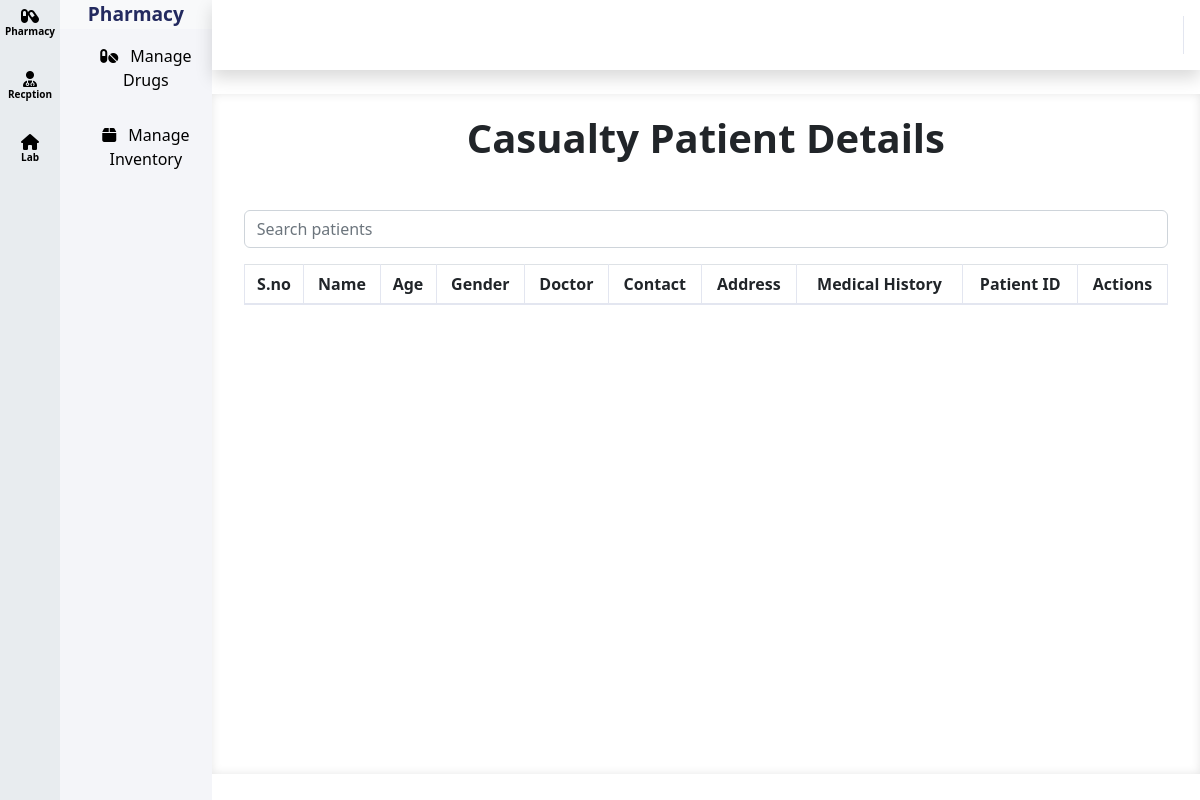
Page /modules/patients/views/causality.php on the earlier database version.
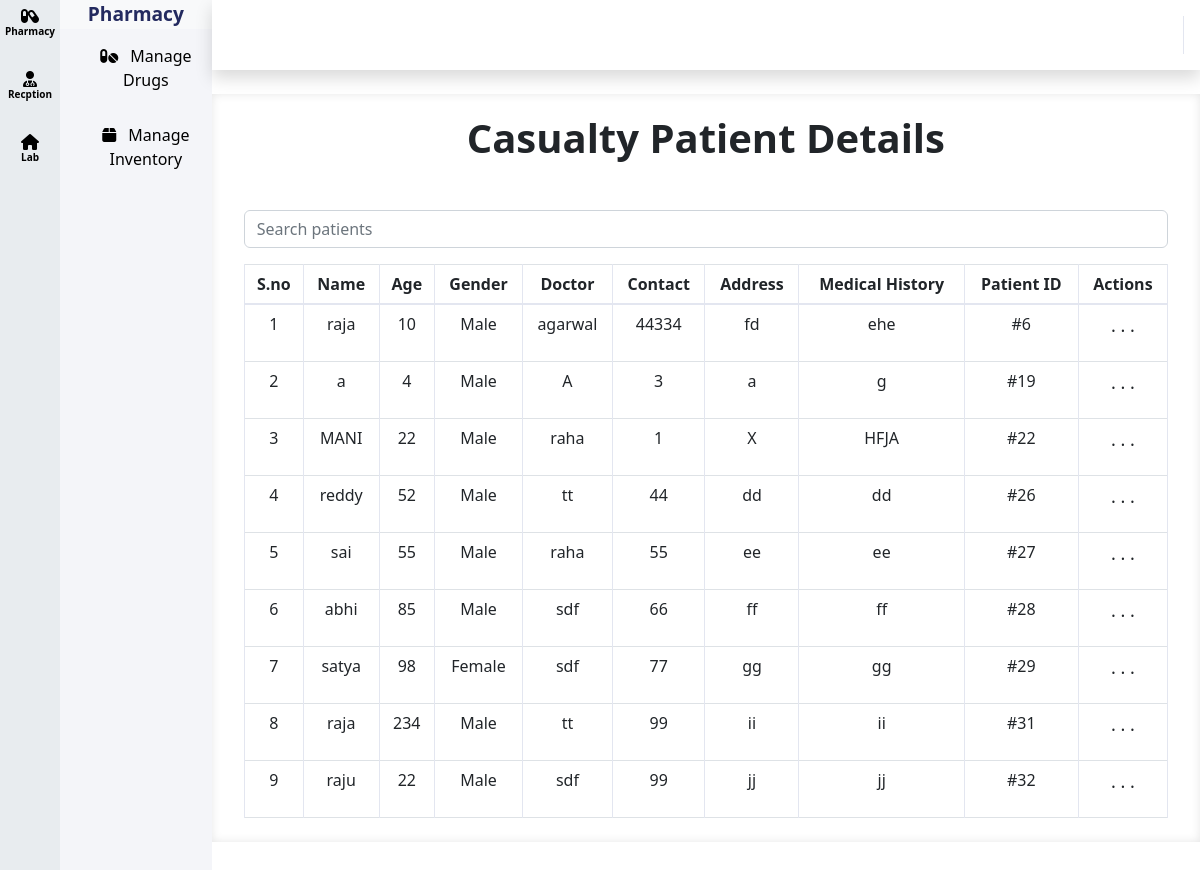
Same page on the later database version.
### tables this page shows
CREATE TABLE `patients_opd` (
  `id` int(11) NOT NULL,
  `name` varchar(100) NOT NULL,
  `age` int(11) NOT NULL,
  `gender` enum('Male','Female','Other') NOT NULL,
  `doctor` varchar(255) DEFAULT NULL,
  `contact` varchar(15) NOT NULL,
  `address` text NOT NULL,
  `admission_type` enum('Casualty','OPD') NOT NULL,
  `admission_date` datetime DEFAULT current_timestamp(),
  `medical_history` text DEFAULT NULL,
  `documents` text DEFAULT NULL,
  `created_at` datetime DEFAULT current_timestamp(),
  `updated_at` datetime DEFAULT current_timestamp() ON UPDATE current_timestamp()
);

### modules/patients/views/causality.php (the view, shortened to what this page needs)
<div id="wrapper">
    <?php
       include "../../../includes/sidebar.php";
       include "../../../includes/header.php";
       include "../../../config/db.php";
       $casualty_stmt = $pdo->prepare("SELECT * FROM patients_opd WHERE admission_type = 'Casualty'");
       $casualty_stmt->execute();
       $casualty_patients = $casualty_stmt->fetchAll(PDO::FETCH_ASSOC);
       ?>
    <div id="content-wrapper" class="d-flex flex-column bg-white">
        <div id="content">
            <h1 class="text-center mb-5"><strong>Casualty Patient Details</strong></h1>
            <div class="container mb-3">
                <input type="text" id="patientSearch" class="form-control" placeholder="Search patients">
            </div>
            <div class="container  scroll_bar_y">
                <table class="table table-bordered">
                    <thead>
                        <tr class="text-center">
                            <th>S.no</th>
                            <th>Name</th>
                            <th>Age</th>
                            <th>Gender</th>
                            <th>Doctor</th>
                            <th>Contact</th>
                            <th>Address</th>
                            <th>Medical History</th>
                            <th>Patient ID</th>
                            <th>Actions</th>
                        </tr>
                    </thead>
                    <tbody id="patientTableBody">
                        <?php foreach ($casualty_patients as $patient): ?>
                            <tr class="text-center patient-row" id="patient-row-<?php echo $patient['id']; ?>">
                                <td class="serial-number"></td>
                                <td><?php echo htmlspecialchars($patient['name']); ?></td>
                                <td><?php echo htmlspecialchars($patient['age']); ?></td>
                                <td><?php echo htmlspecialchars($patient['gender']); ?></td>
                                <td><?php echo htmlspecialchars($patient['doctor']); ?></td>
                                <td><?php echo htmlspecialchars($patient['contact']); ?></td>
                                <td><?php echo htmlspecialchars($patient['address']); ?></td>
                                <td><?php echo htmlspecialchars($patient['medical_history']); ?></td>
                                <td>#<?php echo htmlspecialchars($patient['id']); ?></td>
                                <td class="text-center">
                                    <div class="dropdown">
                                        <p class="see_more_actions" type="button" id="dropdownMenuButton" data-bs-toggle="dropdown" aria-expanded="false">
                                            . . .
                                        </p>
                                    </div>
                                </td>
                            </tr>
                        <?php endforeach; ?>
                    </tbody>
                </table>
            </div>
        </div>
    </div>
</div>

Differences in the rows shown:
added patients_opd: name "raja", age "10", gender "Male", doctor "agarwal", contact "44334", address "fd", medical_history "ehe", id "6"
added patients_opd: name "a", age "4", gender "Male", doctor "A", contact "3", address "a", medical_history "g", id "19"
added patients_opd: name "MANI", age "22", gender "Male", doctor "raha", contact "1", address "X", medical_history "HFJA", id "22"
added patients_opd: name "reddy", age "52", gender "Male", doctor "tt", contact "44", address "dd", medical_history "dd", id "26"
added patients_opd: name "sai", age "55", gender "Male", doctor "raha", contact "55", address "ee", medical_history "ee", id "27"
added patients_opd: name "abhi", age "85", gender "Male", doctor "sdf", contact "66", address "ff", medical_history "ff", id "28"
added patients_opd: name "satya", age "98", gender "Female", doctor "sdf", contact "77", address "gg", medical_history "gg", id "29"
added patients_opd: name "raja", age "234", gender "Male", doctor "tt", contact "99", address "ii", medical_history "ii", id "31"
added patients_opd: name "raju", age "22", gender "Male", doctor "sdf", contact "99", address "jj", medical_history "jj", id "32"
